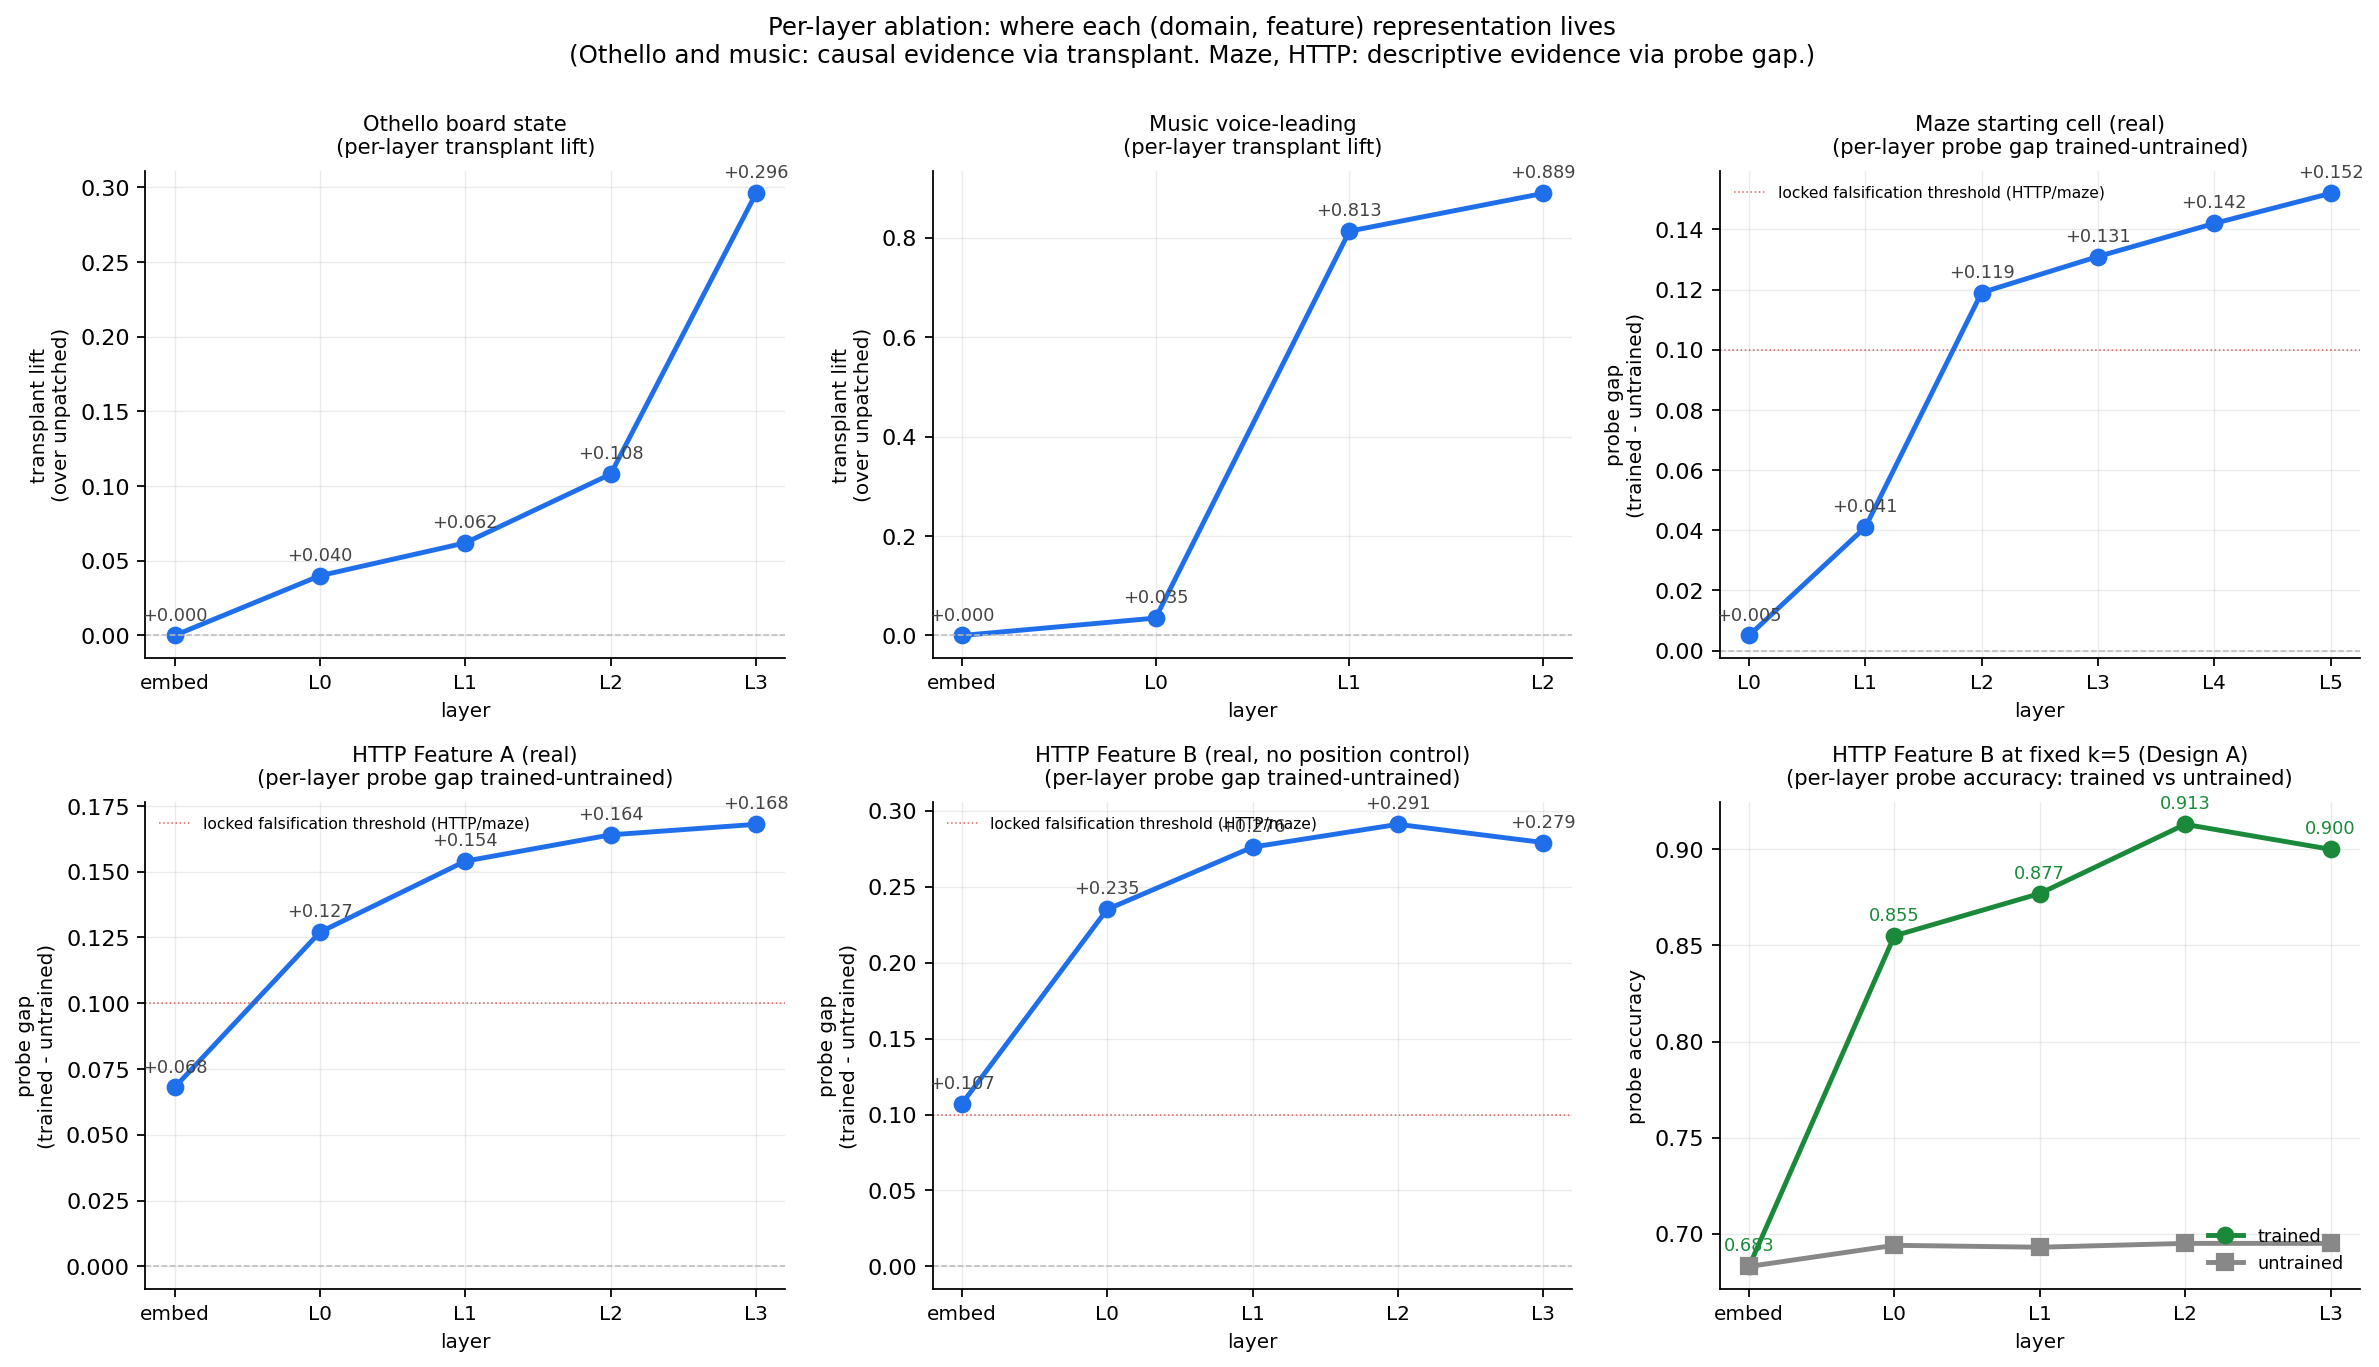

Source code (Python):
"""
Figure 3: Per-layer ablation chart.

Shows where in the network each (domain, feature) representation lives.
Generates figures/03_per_layer_ablation.png.

Data sourced from the paper text:
- Othello: per-layer transplant lift over unpatched (real condition)
- Music voice-leading: per-layer transplant lift (real condition)
- Maze starting cell: per-layer probe gap trained-untrained (real)
- HTTP Feature A: per-layer probe gap (real)
- HTTP Feature B: per-layer probe gap (real, before position control)
"""
import matplotlib.pyplot as plt
import numpy as np
from pathlib import Path

HERE = Path(__file__).resolve().parent

# (label, layer_indices, values, metric_kind)
panels = [
    ("Othello board state\n(per-layer transplant lift)",
     ["embed", "L0", "L1", "L2", "L3"],
     [0.000, 0.040, 0.062, 0.108, 0.296],
     "transplant lift"),

    ("Music voice-leading\n(per-layer transplant lift)",
     ["embed", "L0", "L1", "L2"],
     [0.000, 0.035, 0.813, 0.889],
     "transplant lift"),

    ("Maze starting cell (real)\n(per-layer probe gap trained-untrained)",
     ["L0", "L1", "L2", "L3", "L4", "L5"],
     [0.005, 0.041, 0.119, 0.131, 0.142, 0.152],
     "probe gap"),

    ("HTTP Feature A (real)\n(per-layer probe gap trained-untrained)",
     ["embed", "L0", "L1", "L2", "L3"],
     [0.068, 0.127, 0.154, 0.164, 0.168],
     "probe gap"),

    ("HTTP Feature B (real, no position control)\n(per-layer probe gap trained-untrained)",
     ["embed", "L0", "L1", "L2", "L3"],
     [0.107, 0.235, 0.276, 0.291, 0.279],
     "probe gap"),

    ("HTTP Feature B at fixed k=5 (Design A)\n(per-layer probe accuracy: trained vs untrained)",
     ["embed", "L0", "L1", "L2", "L3"],
     None,
     "fixed-position accuracy"),
]

# Special two-line panel data for the last subplot
fixed_k_trained = [0.683, 0.855, 0.877, 0.913, 0.900]
fixed_k_untrained = [0.683, 0.694, 0.693, 0.695, 0.695]

fig, axes = plt.subplots(2, 3, figsize=(15, 8.5))
axes = axes.flatten()

for i, (label, layers, values, kind) in enumerate(panels):
    ax = axes[i]
    xs = np.arange(len(layers))

    if i < 5:
        # standard single-line plot
        ax.plot(xs, values, marker="o", linewidth=2.2, markersize=7,
                color="#1f6feb")
        for x, y in zip(xs, values):
            ax.annotate(f"{y:+.3f}", xy=(x, y),
                        xytext=(0, 7), textcoords="offset points",
                        ha="center", fontsize=8, color="#444")
        ax.axhline(0, color="#bbb", linewidth=0.7, linestyle="--")
        if "probe gap" in kind:
            ax.axhline(0.10, color="#c92a2a", linewidth=0.7,
                       linestyle=":", alpha=0.7,
                       label="locked falsification threshold (HTTP/maze)")
            ax.legend(loc="upper left", fontsize=7, frameon=False)
    else:
        # Fixed-k probe: two lines (trained vs untrained)
        ax.plot(xs, fixed_k_trained, marker="o", linewidth=2.2,
                markersize=7, color="#1a8a3a", label="trained")
        ax.plot(xs, fixed_k_untrained, marker="s", linewidth=2.2,
                markersize=7, color="#888", label="untrained")
        for x, y in zip(xs, fixed_k_trained):
            ax.annotate(f"{y:.3f}", xy=(x, y),
                        xytext=(0, 7), textcoords="offset points",
                        ha="center", fontsize=8, color="#1a8a3a")
        ax.legend(loc="lower right", fontsize=8, frameon=False)

    ax.set_xticks(xs)
    ax.set_xticklabels(layers, fontsize=9)
    ax.set_title(label, fontsize=9.5, pad=8)
    ax.set_xlabel("layer", fontsize=9)
    if kind == "transplant lift":
        ax.set_ylabel("transplant lift\n(over unpatched)", fontsize=9)
    elif kind == "probe gap":
        ax.set_ylabel("probe gap\n(trained - untrained)", fontsize=9)
    else:
        ax.set_ylabel("probe accuracy", fontsize=9)
    ax.grid(True, alpha=0.25, linewidth=0.6)
    for spine in ("top", "right"):
        ax.spines[spine].set_visible(False)

fig.suptitle(
    "Per-layer ablation: where each (domain, feature) representation lives\n"
    "(Othello and music: causal evidence via transplant. "
    "Maze, HTTP: descriptive evidence via probe gap.)",
    fontsize=11, y=1.00,
)
fig.tight_layout()

out = HERE / "03_per_layer_ablation.png"
fig.savefig(out, dpi=160, bbox_inches="tight", facecolor="white")
print(f"saved {out}")
